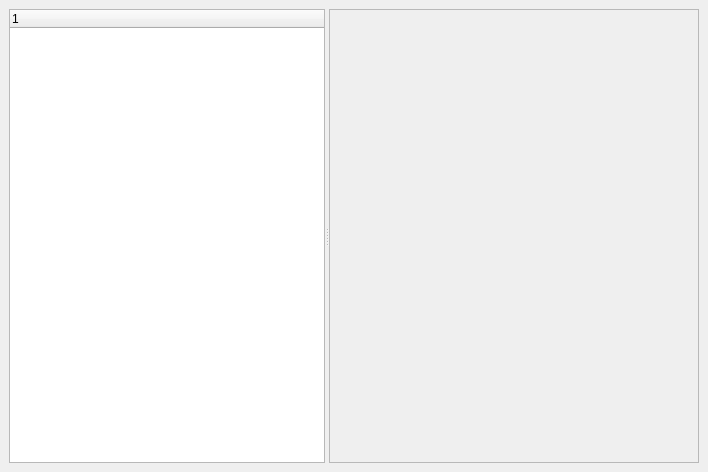
<ui version="4.0" >
 <class>Dialog</class>
 <widget class="QDialog" name="Dialog" >
  <property name="geometry" >
   <rect>
    <x>0</x>
    <y>0</y>
    <width>708</width>
    <height>472</height>
   </rect>
  </property>
  <property name="windowTitle" >
   <string>Dialog</string>
  </property>
  <layout class="QHBoxLayout" >
   <property name="margin" >
    <number>9</number>
   </property>
   <property name="spacing" >
    <number>6</number>
   </property>
   <item>
    <widget class="QSplitter" name="splitter" >
     <property name="orientation" >
      <enum>Qt::Horizontal</enum>
     </property>
     <widget class="QTreeWidget" name="tree" >
      <property name="sizePolicy" >
       <sizepolicy>
        <hsizetype>5</hsizetype>
        <vsizetype>7</vsizetype>
        <horstretch>1</horstretch>
        <verstretch>0</verstretch>
       </sizepolicy>
      </property>
     </widget>
     <widget class="QFrame" name="frame" >
      <property name="sizePolicy" >
       <sizepolicy>
        <hsizetype>7</hsizetype>
        <vsizetype>5</vsizetype>
        <horstretch>3</horstretch>
        <verstretch>0</verstretch>
       </sizepolicy>
      </property>
      <property name="frameShape" >
       <enum>QFrame::StyledPanel</enum>
      </property>
      <property name="frameShadow" >
       <enum>QFrame::Raised</enum>
      </property>
     </widget>
    </widget>
   </item>
  </layout>
 </widget>
 <resources/>
 <connections/>
</ui>
